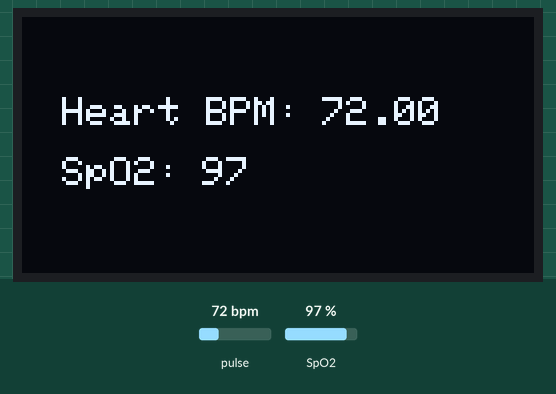
Simulated run of this sketch. Board: Arduino Uno, built with avr-gcc and run on an emulated ATmega328P. On the bench: 128×64 one-colour display. Inputs (shaded band) come from the test bench; at power-on: pulse 72 bpm, SpO2 97 %. What the sketch prints to the serial monitor is not drawn.

Above: at 3.1 s.
3.2 s: pulse set to 70 bpm
6.5 s: SpO2 set to 80 %
At 8.7 s:
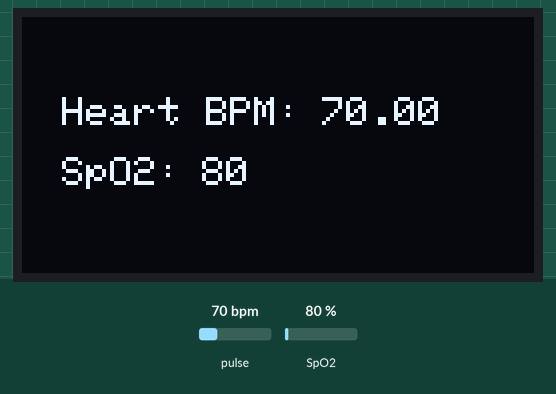
9.0 s: pulse set to 100 bpm
At 10.7 s:
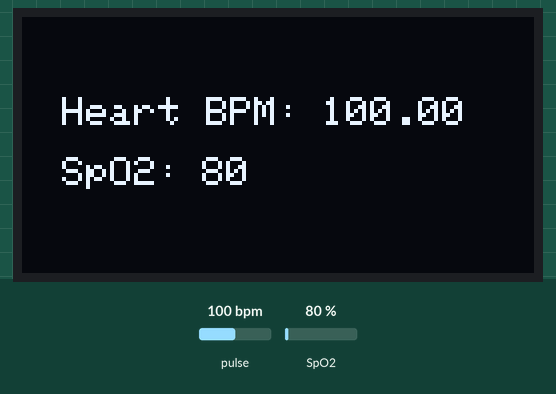
11.6 s: SpO2 set to 85 %
Timing chart, 0 to 14.6 s (numbered marks = the images above; inputs shaded):
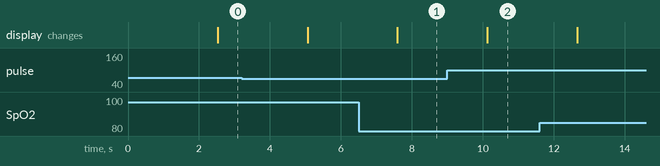

The sketch:

arduino.ino
```cpp
#include <Wire.h>
#include "MAX30100_PulseOximeter.h"
#include "Wire.h"
#include "Adafruit_GFX.h"
#include "OakOLED.h"

#define REPORTING_PERIOD_MS 2500
OakOLED oled;
PulseOximeter pox;
uint32_t tsLastReport = 0;

void setup()
{
    Serial.begin(115200);
    oled.begin();
    oled.clearDisplay();
    oled.setTextSize(1);
    oled.setTextColor(1);
    oled.setCursor(0, 0);

    Serial.print("Networking...");

    if (!pox.begin()) {
    Serial.println("FAILED");
    for(;;);
    } else {
    Serial.println("SUCCESS");
    }
  }
void loop()
{
    pox.update();
    if (millis() - tsLastReport > REPORTING_PERIOD_MS) {
    int heartRate = pox.getHeartRate();
    int SpO2 = pox.getSpO2();
     if(heartRate > 55 && SpO2<99 )
     {
      Serial.print(heartRate);
      Serial.print(" ");
      Serial.println(SpO2);

      oled.clearDisplay();
      oled.setTextSize(1);
      oled.setTextColor(1);
      oled.setCursor(10, 20);
      oled.println("Heart BPM:");
      // value  HR
      oled.setTextSize(1);
      oled.setTextColor(1);
      oled.setCursor(75,20);
      oled.print(pox.getHeartRate());
      //
      oled.setTextSize(1);
      oled.setTextColor(1);
      oled.setCursor(10, 35);
      oled.println("SpO2:");
      // value SpO2
      oled.setTextSize(1);
      oled.setTextColor(1);
      oled.setCursor(45,35);
      oled.print(pox.getSpO2());
      oled.display();
      tsLastReport = millis();
     }
     else
     {

      oled.clearDisplay();
      oled.setTextSize(1);
      oled.setTextColor(1);
      oled.setCursor(10, 20);
      oled.println("Heart BPM:");
      // value  HR
      oled.setTextSize(1);
      oled.setTextColor(1);
      oled.setCursor(75,20);
      oled.print(0);
      //
      oled.setTextSize(1);
      oled.setTextColor(1);
      oled.setCursor(10, 35);
      oled.println("SpO2:");
      // value SpO2
      oled.setTextSize(1);
      oled.setTextColor(1);
      oled.setCursor(45,35);
      oled.print(0);
      oled.display();
      tsLastReport = millis();
     }

    }
}
```

Measured:
- after the input at 6.5 s, the display: changes after 1.1 s (image 1)
- after the input at 9.0 s, the display: changes after 1.1 s (image 2)
